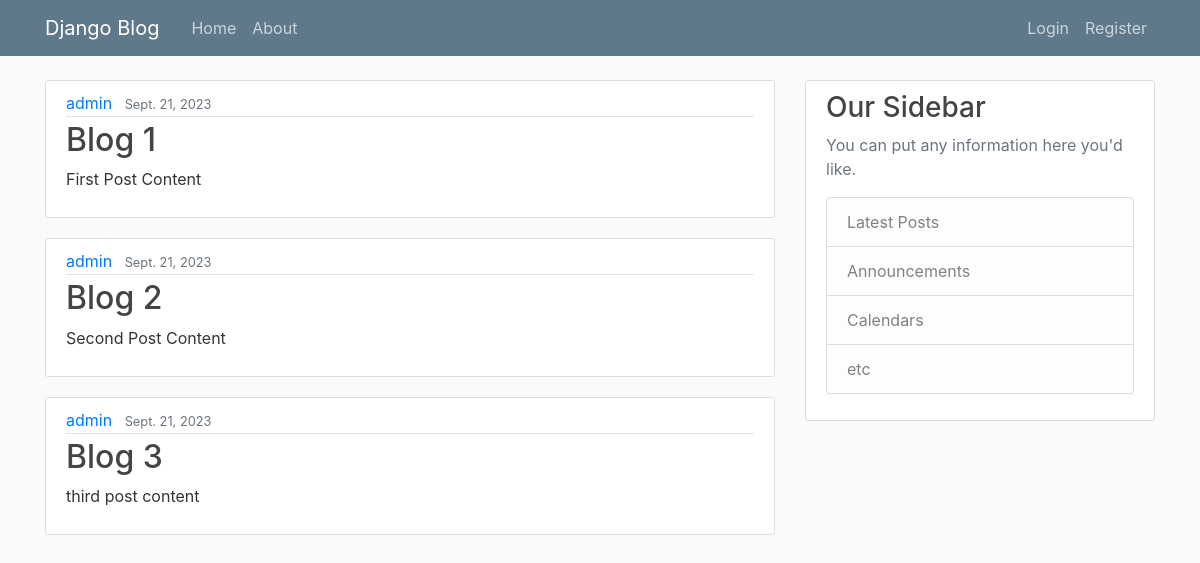
The app's page /, older data.
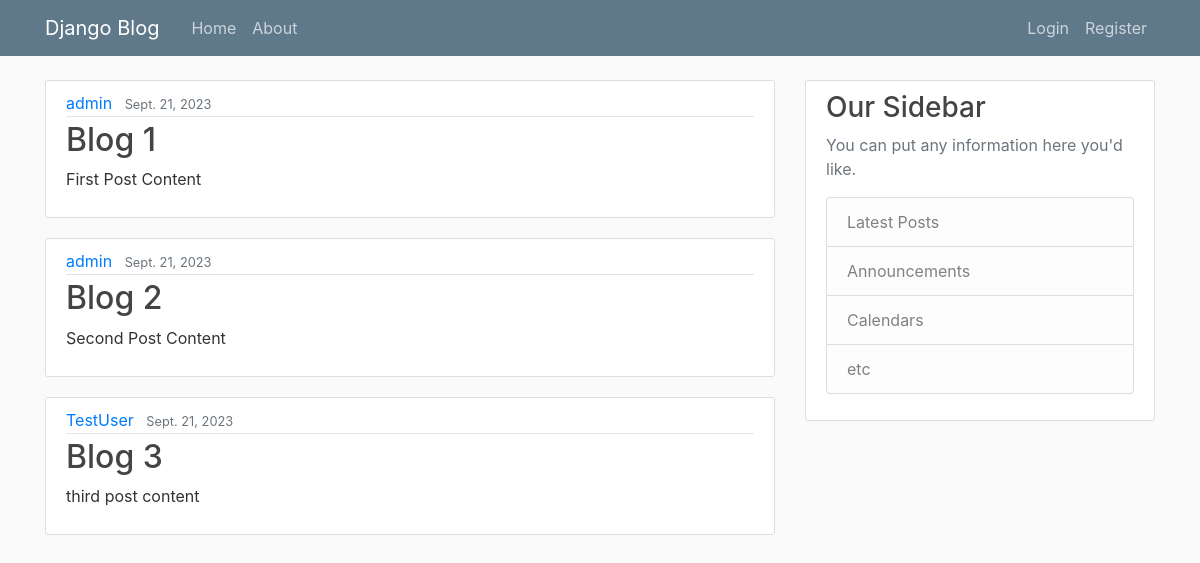
The same page, newer data.
### blog/models.py (models this page shows, shortened)
class Post(models.Model):
    title = models.CharField(max_length=100)
    content = models.TextField()
    date_posted = models.DateTimeField(default=timezone.now)
    author = models.ForeignKey(User, on_delete=models.CASCADE)

### blog/views.py (the view)
# urls.py: path('', views.home, name='blog-home'),
def home(request):
    context={
        'posts':Post.objects.all()
    }
    return render(request, 'blog/home.html', context)

### blog/templates/blog/home.html
{% extends "blog/base.html" %}
{% block content %}
    {% for post in posts %}
        <article class="media content-section">
          <div class="media-body">
            <div class="article-metadata">
              <a class="mr-2" href="#">{{ post.author }}</a>
              <small class="text-muted">{{ post.date_posted|date:"N d, Y" }}</small>
            </div>
            <h2><a class="article-title" href="#">{{ post.title }}</a></h2>
            <p class="article-content">{{ post.content }}</p>
          </div>
        </article>
    {% endfor %}
{% endblock content %}

Row changes from the older to the newer data that the page shows:
changed Post "Blog 3": author "admin" → "TestUser"
